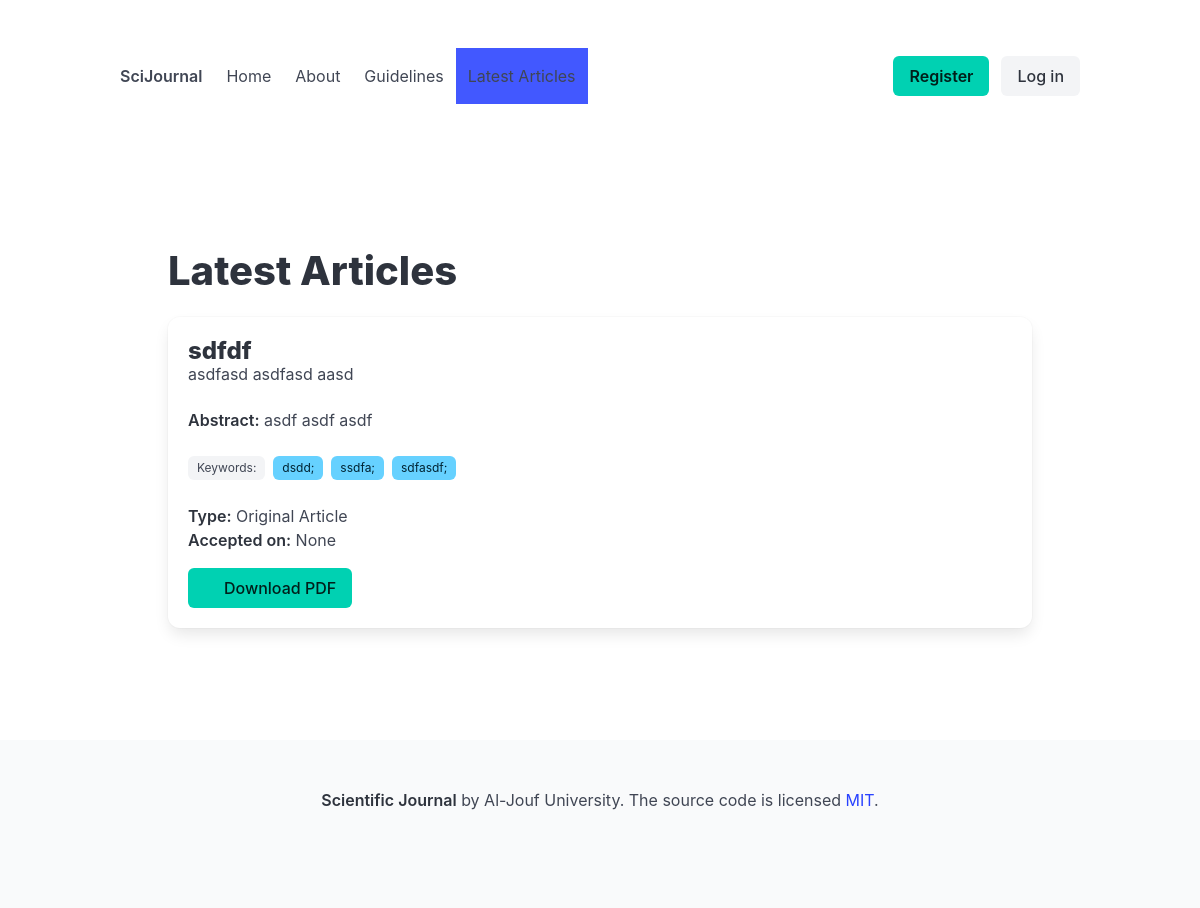
Page /accepted-articles/ on the earlier database version.
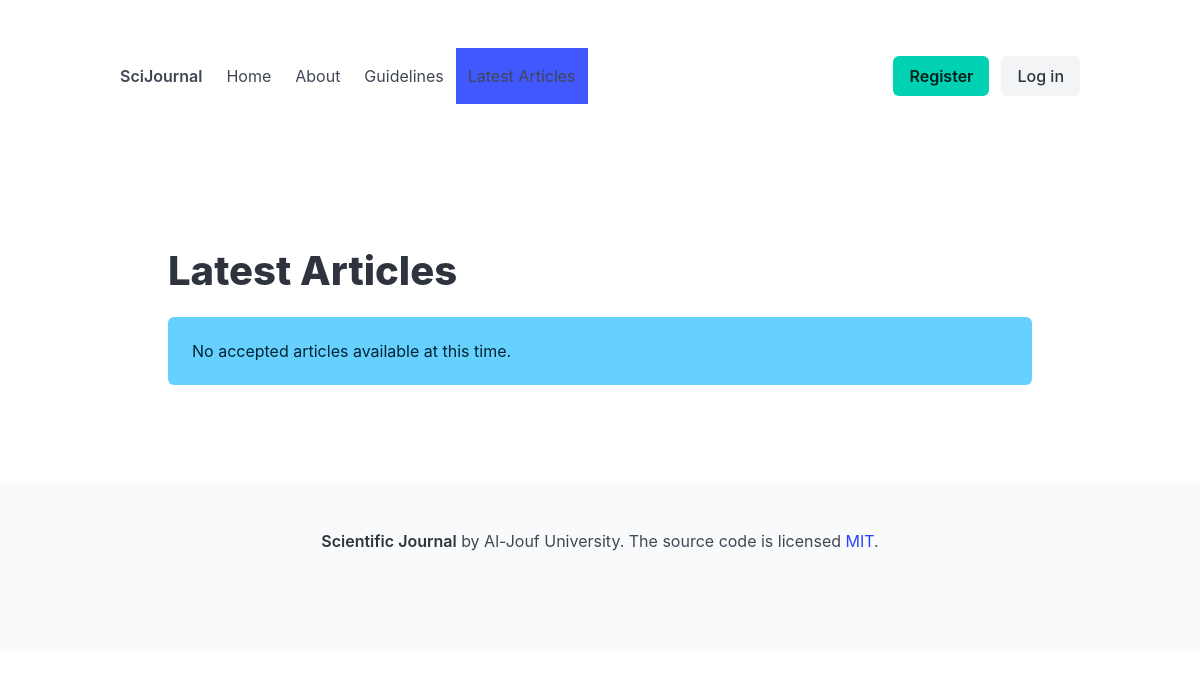
Same page on the later database version.
### journal/models.py (models this page shows, shortened)
class Article(models.Model):
    ARTICLE_TYPE_CHOICES = [
        ('original', 'Original Article'),
        ('review', 'Review Article'),
    ]
    DECISION_CHOICES = [
        ('accepted', 'Accepted'),
        ('under_review', 'Under review'),
        ('revision_requested', 'Revision Requested'),
        ('rejected', 'Rejected'),
        ('withdrawn', 'Withdrawn'),
    ]
    title = models.CharField(max_length=255)
    author = models.ForeignKey(User, on_delete=models.CASCADE, related_name='articles')
    type = models.CharField(max_length=20, choices=ARTICLE_TYPE_CHOICES)
    abstract = models.TextField(blank=True, null=True)
    keywords = models.CharField(max_length=255, blank=True, null=True)
    authors = models.CharField(max_length=255, blank=True, null=True)
    pdf_file = models.FileField(upload_to='article_pdfs/', null=True, blank=True, help_text="Upload your article as a PDF file")
    submission_date = models.DateField()
    acceptance_date = models.DateField(null=True, blank=True)
    publication_date = models.DateField(null=True, blank=True)
    decision = models.CharField(max_length=20, choices=DECISION_CHOICES, default='under_review')
    reviewers = models.ManyToManyField(User, through='Review', related_name='reviewing_articles')

### journal/views.py (the view)
# urls.py: path('accepted-articles/', views.accepted_articles, name='accepted_articles'),
def accepted_articles(request):
    articles = Article.objects.filter(decision='accepted').order_by('-acceptance_date')
    return render(request, 'journal/accepted_articles.html', {'articles': articles})

### journal/templates/journal/accepted_articles.html (shortened to what this page needs)
{% extends "journal/base.html" %}
{% load static %}
{% load crispy_forms_tags %}
{% block content %}
<section class="section">
    <div class="container">
        <h1 class="title is-2">Latest  Articles</h1>
        {% if articles %}
            <div class="articles-list">
                {% for article in articles %}
                    <div class="box article-item mb-4">
                        <h2 class="title is-4">{{ article.title }}</h2>
                        <p class="subtitle is-6">
                            {% if article.authors %}
                                {{ article.authors }}
                            {% else %}
                                {{ article.author.get_full_name|default:article.author.username }}
                            {% endif %}
                        </p>
                        {% if article.abstract %}
                            <div class="content">
                                <p><strong>Abstract:</strong> {{ article.abstract }}</p>
                            </div>
                        {% endif %}
                        {% if article.keywords %}
                            <div class="tags">
                                <span class="tag">Keywords:</span>
                                {% for keyword in article.keywords.split %}
                                    <span class="tag is-info">{{ keyword }}</span>
                                {% endfor %}
                            </div>
                        {% endif %}
                        <div class="article-meta mt-3">
                            <p><strong>Type:</strong> {{ article.get_type_display }}</p>
                            <p><strong>Accepted on:</strong> {{ article.acceptance_date }}</p>
                        </div>
                        {% if article.pdf_file %}
                            <div class="mt-4">
                                <a href="{{ article.pdf_file.url }}" class="button is-primary" target="_blank">
                                    <span class="icon">
                                    </span>
                                    <span>Download PDF</span>
                                </a>
                            </div>
                        {% endif %}
                    </div>
                {% endfor %}
            </div>
        {% else %}
            <div class="notification is-info">
                <p>No accepted articles available at this time.</p>
            </div>
        {% endif %}
    </div>
</section>
{% endblock %}

Differences in the rows shown:
no longer on this page (row edited): Article: title "sdfdf", authors "asdfasd asdfasd aasd", abstract "asdf asdf asdf", split "dsdd;" "ssdfa;" "sdfasdf;", type "Original Article", acceptance_date "None"
Other differences:
text now shown: "No accepted articles available at this time."
